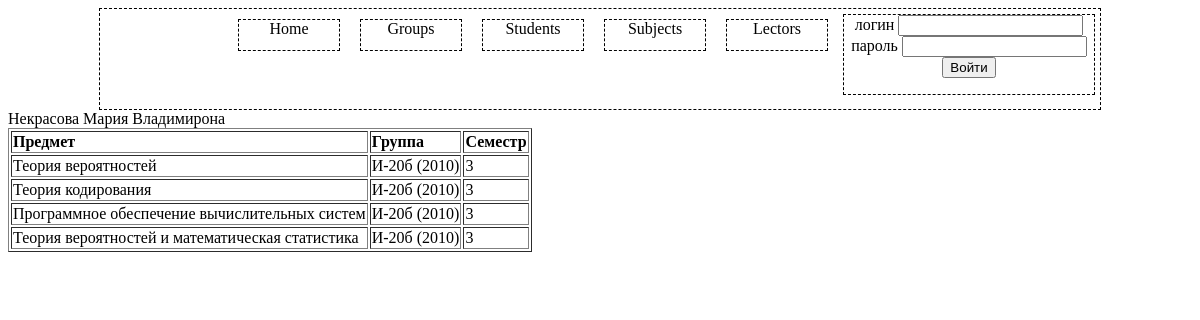
The app's page /IT_Project/lectors_details.php?lectorId=3 with its own data.
### tables this page shows
CREATE TABLE IF NOT EXISTS `subjects` (
  `subject_id` int(10) NOT NULL AUTO_INCREMENT,
  `subject_title` text,
  `subject_credits` int(11) DEFAULT NULL,
  `lector_id` int(10) DEFAULT NULL,
  PRIMARY KEY (`subject_id`),
  KEY `subjects_fk1` (`lector_id`)
);

CREATE TABLE IF NOT EXISTS `groups` (
  `group_id` int(10) NOT NULL AUTO_INCREMENT,
  `group_name` text,
  PRIMARY KEY (`group_id`)
);

CREATE TABLE IF NOT EXISTS `groups_subjects` (
  `group_id` int(10) NOT NULL,
  `subject_id` int(10) NOT NULL,
  `semester` int(10) NOT NULL
);

### IT_Project/lectors_details.php (the view, shortened to what this page needs)
<?
  include('index.php');
  $lectorId=$_GET['lectorId'];
	echo "<table border = 1>";
	echo "<tr>";
	   echo "<td>";
	   echo  "<b>"."Предмет". "</b>";
	   echo "</td>";
	   echo "<td>";
	   echo  "<b>"."Группа"."</b>";
	   echo "</td>";
	   echo "<td>";
	   echo  "<b>"."Семестр"."</b>";
	   echo "</td>";
	echo "</tr>";
	$querySubject = "Select * from subjects where lector_id=".$lectorId;
	$resultSubject=mysql_query($querySubject);
    while($rowSubject = mysql_fetch_array($resultSubject)){
		echo "<tr>";
		  echo "<td>"
			.$rowSubject['subject_title']
			."</td>";
    $queryGroup = "SELECT subject_title, group_name FROM subjects as s JOIN
                   groups_subjects as gs on s.subject_id = gs.subject_id JOIN groups as g on gs.group_id = g.group_id WHERE s.lector_id=".$lectorId."";
		$resultGroup=mysql_query($queryGroup);
		$rowGroup = mysql_fetch_array($resultGroup);
		echo"<td>"
			.$rowGroup['group_name']
			."</td>";
			$querySemester = "SELECT * from groups_subjects where subject_id in(select subject_id from subjects where lector_id in(select lector_id from lectors where lector_id=".$lectorId."))";
		$resultSemester=mysql_query($querySemester);
		$rowSemester = mysql_fetch_array($resultSemester);
		echo"<td>".
			 "<a href= \"vedomost.php?groupId=".$rowSemester['group_id']."&subjectId=".$rowSemester['subject_id']."\">".$rowSemester['semester']."</a>"
			."</td>";
		echo "</tr>";
	}
	echo "</table>";
?>

### IT_Project/css/index.css (style rules this page uses)
a { margin-top:15px; text-decoration: none; color: #000; }

### records on screen
subjects: subject_title "Теория вероятностей", groups.group_name "И-20б (2010)", groups_subjects.semester "3"
subjects: subject_title "Теория кодирования", groups.group_name "И-20б (2010)", groups_subjects.semester "3"
subjects: subject_title "Программное обеспечение вычислительных систем", groups.group_name "И-20б (2010)", groups_subjects.semester "3"
subjects: subject_title "Теория вероятностей и математическая статистика", groups.group_name "И-20б (2010)", groups_subjects.semester "3"
